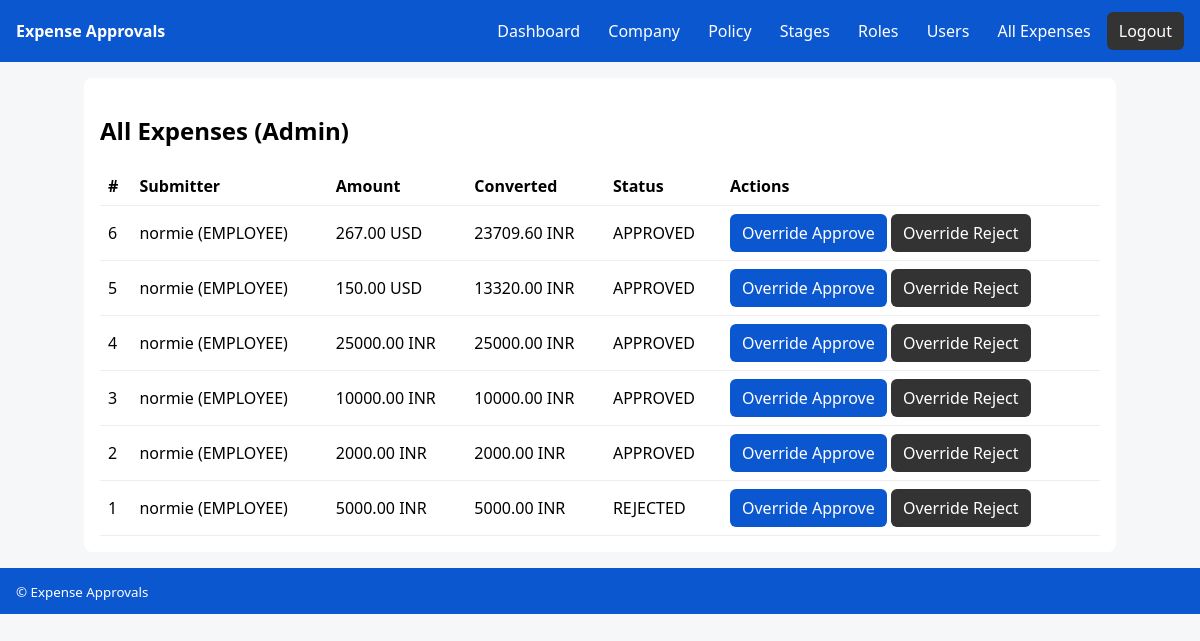
The app's page /expenses/admin/expenses/ (signed in) with its own data.
### expenses/models.py (models this page shows, shortened)
class Expense(models.Model):
    class Status(models.TextChoices):
        DRAFT = "DRAFT", "Draft"
        PENDING = "PENDING", "Pending"
        APPROVED = "APPROVED", "Approved"
        REJECTED = "REJECTED", "Rejected"
    submitter = models.ForeignKey(settings.AUTH_USER_MODEL, on_delete=models.CASCADE, related_name="expenses")
    company = models.ForeignKey(Company, on_delete=models.CASCADE, related_name="expenses")
    amount = models.DecimalField(max_digits=12, decimal_places=2)
    currency_code = models.CharField(max_length=8)
    amount_converted = models.DecimalField(max_digits=12, decimal_places=2, null=True, blank=True, help_text="Amount in company currency")
    category = models.CharField(max_length=64)
    description = models.TextField(blank=True)
    expense_date = models.DateField(default=timezone.now)
    status = models.CharField(max_length=16, choices=Status.choices, default=Status.DRAFT)
    created_at = models.DateTimeField(auto_now_add=True)
    receipt = models.ImageField(upload_to="receipts/", null=True, blank=True)
    merchant_name = models.CharField(max_length=255, blank=True)
    ocr_text = models.TextField(blank=True)

class User(AbstractUser):
    class Role(models.TextChoices):
        ADMIN = "ADMIN", "Admin"
        MANAGER = "MANAGER", "Manager"
        EMPLOYEE = "EMPLOYEE", "Employee"
    company = models.ForeignKey(Company, null=True, blank=True, on_delete=models.SET_NULL, related_name="users")
    role = models.CharField(max_length=16, choices=Role.choices, default=Role.EMPLOYEE)
    manager = models.ForeignKey("self", null=True, blank=True, on_delete=models.SET_NULL, related_name="team_members")
    def is_admin(self):
        return self.role == self.Role.ADMIN
    def __str__(self):
        return f"{self.username} ({self.role})"

class Company(models.Model):
    name = models.CharField(max_length=255)
    country_code = models.CharField(max_length=4)
    currency_code = models.CharField(max_length=8)
    is_manager_first_approver = models.BooleanField(default=True)

### expenses/views.py (the view)
# urls.py: path("admin/expenses/", views.admin_expenses, name="admin_expenses"),
@login_required
@user_passes_test(is_admin)
def admin_expenses(request: HttpRequest):
    qs = Expense.objects.filter(company=request.user.company).select_related("submitter").order_by("-created_at")
    return render(request, "expenses/admin_expenses.html", {"expenses": qs})

### expenses/views.py (called while the page is built)
def is_admin(user: User): return user.is_authenticated and user.is_admin()

### templates/expenses/admin_expenses.html
{% extends "expenses/base.html" %}
{% block content %}
<h2>All Expenses (Admin)</h2>
<table>
  <thead><tr><th>#</th><th>Submitter</th><th>Amount</th><th>Converted</th><th>Status</th><th>Actions</th></tr></thead>
  <tbody>
  {% for e in expenses %}
    <tr>
      <td>{{ e.id }}</td>
      <td>{{ e.submitter }}</td>
      <td>{{ e.amount }} {{ e.currency_code }}</td>
      <td>{{ e.amount_converted }} {{ e.company.currency_code }}</td>
      <td>{{ e.status }}</td>
      <td>
        <a class="btn" href="{% url 'admin_override_approve' e.id %}">Override Approve</a>
        <a class="btn secondary" href="{% url 'admin_override_reject' e.id %}">Override Reject</a>
      </td>
    </tr>
  {% empty %}
    <tr><td colspan="6">No expenses found.</td></tr>
  {% endfor %}
  </tbody>
</table>
{% endblock %}

### templates/expenses/base.html (style rules this page uses)
body { font-family: system-ui, sans-serif; margin: 0; padding: 0; background: #f6f7f9; }
a { color: #0b57d0; text-decoration: none; }
.btn { display: inline-block; padding: 8px 12px; background: #0b57d0; color: #fff; border-radius: 6px; }
.btn.secondary { background: #333; }
table { width: 100%; border-collapse: collapse; }
th, td { padding: 8px; border-bottom: 1px solid #eee; text-align: left; }

### records on screen
Expense: id "6", submitter "normie (EMPLOYEE)", amount "267.00", currency_code "USD", amount_converted "23709.60", company.currency_code "INR", status "APPROVED"
Expense: id "5", submitter "normie (EMPLOYEE)", amount "150.00", currency_code "USD", amount_converted "13320.00", company.currency_code "INR", status "APPROVED"
Expense: id "4", submitter "normie (EMPLOYEE)", amount "25000.00", currency_code "INR", amount_converted "25000.00", company.currency_code "INR", status "APPROVED"
Expense: id "3", submitter "normie (EMPLOYEE)", amount "10000.00", currency_code "INR", amount_converted "10000.00", company.currency_code "INR", status "APPROVED"
Expense: id "2", submitter "normie (EMPLOYEE)", amount "2000.00", currency_code "INR", amount_converted "2000.00", company.currency_code "INR", status "APPROVED"
Expense: id "1", submitter "normie (EMPLOYEE)", amount "5000.00", currency_code "INR", amount_converted "5000.00", company.currency_code "INR", status "REJECTED"
